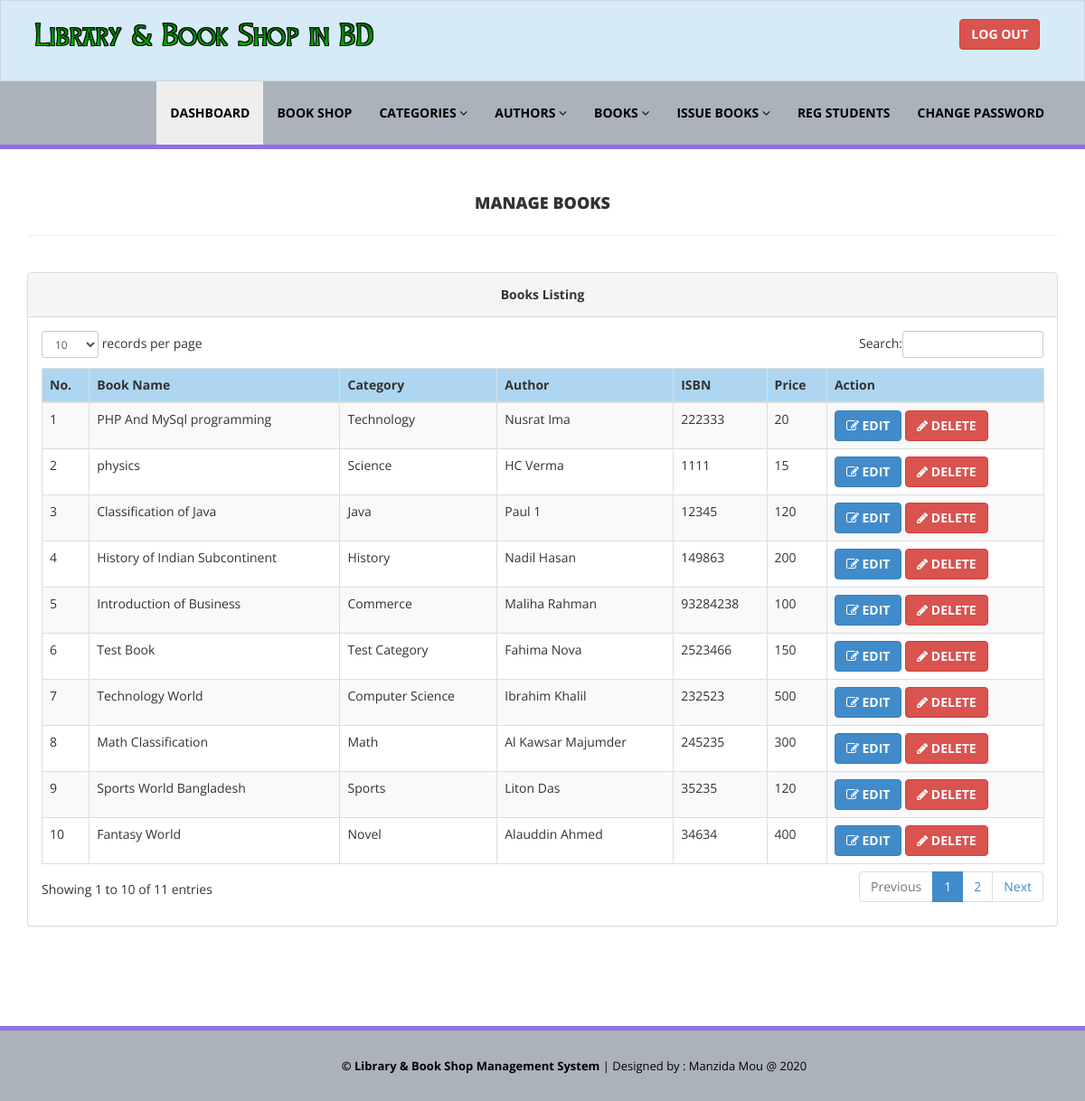
The app's page /library/admin/manage-books.php (signed in) with its own data.
### tables this page shows
CREATE TABLE `tblbooks` (
  `id` int(11) NOT NULL,
  `BookName` varchar(255) DEFAULT NULL,
  `CatId` int(11) DEFAULT NULL,
  `AuthorId` int(11) DEFAULT NULL,
  `ISBNNumber` int(11) DEFAULT NULL,
  `BookPrice` int(11) DEFAULT NULL,
  `RegDate` timestamp NULL DEFAULT current_timestamp(),
  `UpdationDate` timestamp NULL DEFAULT NULL ON UPDATE current_timestamp()
);

CREATE TABLE `tblcategory` (
  `id` int(11) NOT NULL,
  `CategoryName` varchar(150) DEFAULT NULL,
  `Status` int(1) DEFAULT NULL,
  `CreationDate` timestamp NULL DEFAULT current_timestamp(),
  `UpdationDate` timestamp NULL DEFAULT '0000-00-00 00:00:00' ON UPDATE current_timestamp()
);

CREATE TABLE `tblauthors` (
  `id` int(11) NOT NULL,
  `AuthorName` varchar(159) DEFAULT NULL,
  `creationDate` timestamp NULL DEFAULT current_timestamp(),
  `UpdationDate` timestamp NULL DEFAULT NULL ON UPDATE current_timestamp()
);

### library/admin/manage-books.php (the view, shortened to what this page needs)
<?php
include('includes/config.php');
if(strlen($_SESSION['alogin'])==0)
    {
header('location:index.php');
}
else{
    ?>
<!DOCTYPE html>
<html xmlns="http://www.w3.org/1999/xhtml">
<head>
    <link href="assets/css/bootstrap.css" rel="stylesheet" />
    <link href="assets/css/font-awesome.css" rel="stylesheet" />
    <link href="assets/js/dataTables/dataTables.bootstrap.css" rel="stylesheet" />
    <link href="assets/css/style.css" rel="stylesheet" />
</head>
<body>
<?php include('includes/header.php');?>
    <div class="content-wrapper">
         <div class="container">
        <div class="row pad-botm">
            <div class="col-md-12">
                <center><b><h4 class="header-line">Manage Books</h4></b></center>
    </div>
     <div class="row">
</div>
        </div>
            <div class="row">
                <div class="col-md-12">
                    <div class="panel panel-default">
                        <div class="panel-heading">
                           <center><b>Books Listing</b></center>
                        </div>
                        <div class="panel-body">
                            <div class="table-responsive">
                                <table class="table table-striped table-bordered table-hover" id="dataTables-example">
                                    <thead style="background:#AED6F1">
                                        <tr>
                                            <th>No. </th>
                                            <th>Book Name</th>
                                            <th>Category</th>
                                            <th>Author</th>
                                            <th>ISBN</th>
                                            <th>Price</th>
                                            <th>Action</th>
                                        </tr>
                                    </thead>
                                    <tbody>
<?php $sql = "SELECT tblbooks.BookName,tblcategory.CategoryName,tblauthors.AuthorName,tblbooks.ISBNNumber,tblbooks.BookPrice,tblbooks.id as bookid from  tblbooks join tblcategory on tblcategory.id=tblbooks.CatId join tblauthors on tblauthors.id=tblbooks.AuthorId";
$query = $dbh -> prepare($sql);
$query->execute();
$results=$query->fetchAll(PDO::FETCH_OBJ);
$cnt=1;
if($query->rowCount() > 0)
{
foreach($results as $result)
{               ?>
                                        <tr class="odd gradeX">
                                            <td class="center"><?php echo htmlentities($cnt);?></td>
                                            <td class="center"><?php echo htmlentities($result->BookName);?></td>
                                            <td class="center"><?php echo htmlentities($result->CategoryName);?></td>
                                            <td class="center"><?php echo htmlentities($result->AuthorName);?></td>
                                            <td class="center"><?php echo htmlentities($result->ISBNNumber);?></td>
                                            <td class="center"><?php echo htmlentities($result->BookPrice);?></td>
                                            <td class="center">
                                            <a href="edit-book.php?bookid=<?php echo htmlentities($result->bookid);?>"><button class="btn btn-primary"><i class="fa fa-edit "></i> <b>EDIT</b></button>
                                          <a href="manage-books.php?del=<?php echo htmlentities($result->bookid);?>" onclick="return confirm('Are you sure you want to delete?');"" >  <button class="btn btn-danger"><i class="fa fa-pencil"></i> <b>DELETE</b></button>
                                            </td>
                                        </tr>
 <?php $cnt=$cnt+1;}} ?>
                                    </tbody>
                                </table>
                            </div>
                        </div>
                    </div>
                </div>
            </div>
    </div>
    </div>
  <?php include('includes/footer.php');?>
</body>
</html>
<?php } ?>

### library/admin/assets/css/style.css (style rules this page uses)
.content-wrapper { margin-top: 40px; min-height:800px; padding-bottom:90px; }
.header-line { font-weight:900; padding-bottom:25px; border-bottom:1px solid #eeeeee; text-transform:uppercase; }
.pad-botm { padding-bottom:30px; }

### records on screen
tblbooks: BookName "PHP And MySql programming", tblcategory.CategoryName "Technology", AuthorId.AuthorName "Nusrat Ima", ISBNNumber "222333", BookPrice "20"
tblbooks: BookName "physics", tblcategory.CategoryName "Science", AuthorId.AuthorName "HC Verma", ISBNNumber "1111", BookPrice "15"
tblbooks: BookName "Classification of Java", tblcategory.CategoryName "Java", AuthorId.AuthorName "Paul 1", ISBNNumber "12345", BookPrice "120"
tblbooks: BookName "History of Indian Subcontinent", tblcategory.CategoryName "History", AuthorId.AuthorName "Nadil Hasan", ISBNNumber "149863", BookPrice "200"
tblbooks: BookName "Introduction of Business", tblcategory.CategoryName "Commerce", AuthorId.AuthorName "Maliha Rahman", ISBNNumber "93284238", BookPrice "100"
tblbooks: BookName "Test Book", tblcategory.CategoryName "Test Category", AuthorId.AuthorName "Fahima Nova", ISBNNumber "2523466", BookPrice "150"
tblbooks: BookName "Technology World", tblcategory.CategoryName "Computer Science", AuthorId.AuthorName "Ibrahim Khalil", ISBNNumber "232523", BookPrice "500"
tblbooks: BookName "Math Classification", tblcategory.CategoryName "Math", AuthorId.AuthorName "Al Kawsar Majumder", ISBNNumber "245235", BookPrice "300"
tblbooks: BookName "Sports World Bangladesh", tblcategory.CategoryName "Sports", AuthorId.AuthorName "Liton Das", ISBNNumber "35235", BookPrice "120"
tblbooks: BookName "Fantasy World", tblcategory.CategoryName "Novel", AuthorId.AuthorName "Alauddin Ahmed", ISBNNumber "34634", BookPrice "400"
